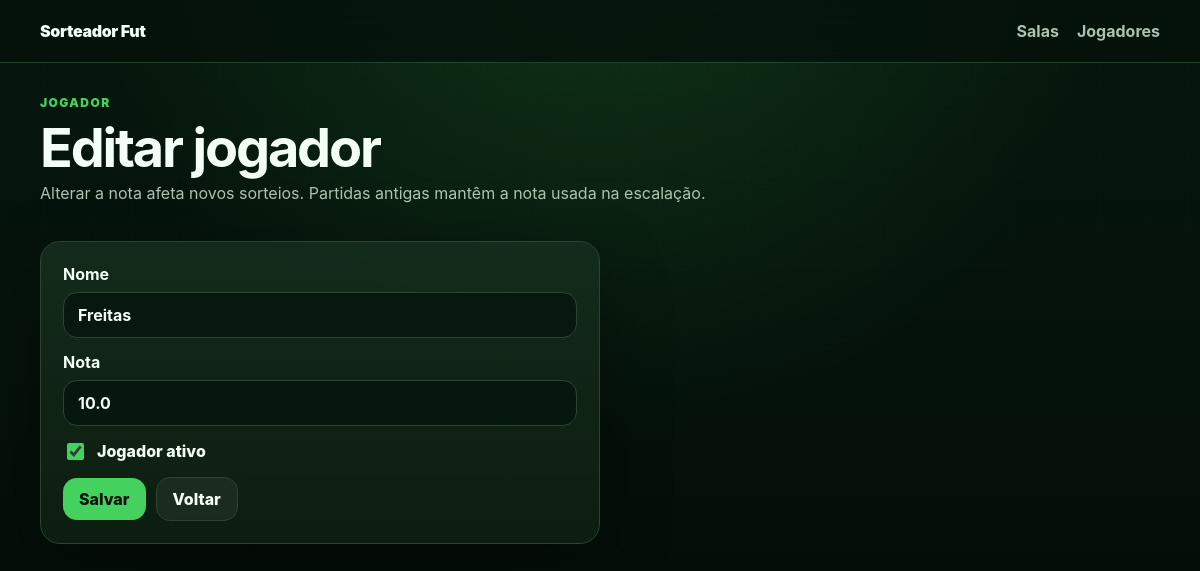
Page /players/2/edit on the committed database.
### app.py (models this page shows)
class Player(db.Model):
    id = db.Column(db.Integer, primary_key=True)
    room_id = db.Column(db.Integer, db.ForeignKey("room.id"), nullable=True, index=True)
    name = db.Column(db.String(120), nullable=False)
    rating = db.Column(db.Float, nullable=False)
    active = db.Column(db.Boolean, default=True, nullable=False)
    created_at = db.Column(db.DateTime, default=lambda: utcnow_naive(), nullable=False)
    room = db.relationship("Room", back_populates="players")

### app.py (the view, shortened to what this page needs)
@app.route("/players/<int:player_id>/edit", methods=["GET", "POST"])
def edit_player(player_id: int):
    player = Player.query.get_or_404(player_id)
    fallback = url_for("players")
    next_url = safe_next_url(request.args.get("next") or request.form.get("next"), fallback)
    return render_template("edit_player.html", player=player, next_url=next_url)

### app.py (called while the page is built)
def safe_next_url(value: str | None, fallback: str) -> str:
    if value and value.startswith("/") and not value.startswith("//"):
        return value
    return fallback

### templates/edit_player.html (shortened to what this page needs)
{% extends "layout.html" %}
{% block content %}
<section class="page-header">
  <div>
    <span class="eyebrow">Jogador</span>
    <h1>Editar jogador</h1>
    <p>Alterar a nota afeta novos sorteios. Partidas antigas mantêm a nota usada na escalação.</p>
  </div>
</section>
<section class="card narrow">
  <form method="post" class="stack-form">
    <label>
      Nome
      <input type="text" name="name" value="{{ player.name }}" required>
    </label>
    <label>
      Nota
      <input type="number" name="rating" min="0" max="10" step="0.1" value="{{ player.rating }}" required>
    </label>
    <label class="checkbox-line">
      <input type="checkbox" name="active" {% if player.active %}checked{% endif %}>
      Jogador ativo
    </label>
    <div class="actions">
      <button type="submit">Salvar</button>
      <a href="{{ next_url }}" class="button secondary">Voltar</a>
    </div>
  </form>
</section>
{% endblock %}

### static/style.css (style rules this page uses)
:root { --bg: #05120a; --bg-2: #071b0f; --panel: #102517; --panel-2: #152d1d; --panel-3: #1b3623; --text: #f3fff5; --muted: #acc3ae; --muted-2: #78937e; --border: #294532; --border-strong: #386342; --primary: #45d15d; --primary-hover: #38bf50; --primary-text: #05120a; --danger: #ef4444; --danger-hover: #dc2626; --warning: #f5c84b; --success-bg: rgba(69, 209, 93, 0.16); --success-text: #a8f6b5; --error-bg: rgba(239, 68, 68, 0.16); --error-text: #ffc3c3; --scheduled-bg: rgba(96, 165, 250, 0.14); --scheduled-text: #bfdbfe; --progress-bg: rgba(245, 200, 75, 0.16); --progress-text: #fde68a; --finished-bg: rgba(148, 163, 184, 0.16); --finished-text: #d1d5db; --shadow: 0 22px 70px rgba(0, 0, 0, 0.32); }
* { box-sizing: border-box; }
html { min-height: 100%; background: var(--bg); }
body { min-height: 100vh; margin: 0; color: var(--text); font-family: Inter, ui-sans-serif, system-ui, -apple-system, BlinkMacSystemFont, "Segoe UI", Arial, sans-serif; background: radial-gradient(circle at 50% -10%, rgba(69, 209, 93, 0.16), transparent 32rem), linear-gradient(180deg, #06170c 0%, var(--bg) 44%, #030a06 100%); }
body::before { content: ""; position: fixed; inset: 0; pointer-events: none; background-image: linear-gradient(rgba(255, 255, 255, 0.025) 1px, transparent 1px), linear-gradient(90deg, rgba(255, 255, 255, 0.025) 1px, transparent 1px); background-size: 44px 44px; mask-image: linear-gradient(to bottom, rgba(0, 0, 0, 0.48), transparent 70%); }
button, input, select, textarea { font: inherit; }
button, .button { display: inline-flex; align-items: center; justify-content: center; gap: 8px; min-height: 42px; padding: 11px 16px; border: 0; border-radius: 14px; background: var(--primary); color: var(--primary-text); font-weight: 800; cursor: pointer; text-decoration: none; transition: transform 0.14s ease, background 0.14s ease, border-color 0.14s ease, opacity 0.14s ease; }
button.secondary, .button.secondary { color: var(--text); background: rgba(255, 255, 255, 0.055); border: 1px solid var(--border); }
input, select { width: 100%; min-height: 42px; padding: 12px 14px; border: 1px solid var(--border); border-radius: 14px; color: var(--text); background: rgba(4, 20, 10, 0.72); outline: none; }
input::placeholder { color: #9eb29f; }
label { display: grid; gap: 8px; color: var(--text); font-weight: 750; }
h1, h2, h3, p { margin-top: 0; }
h1 { margin-bottom: 8px; font-size: clamp(30px, 5vw, 54px); line-height: 0.95; letter-spacing: -0.04em; }
p, small, .label-row span { color: var(--muted); }
p { line-height: 1.6; }
.card { margin-bottom: 18px; padding: 22px; border: 1px solid var(--border); border-radius: 20px; background: linear-gradient(180deg, rgba(21, 45, 29, 0.92), rgba(13, 31, 18, 0.92)); box-shadow: var(--shadow); }
.narrow { max-width: 560px; }
.eyebrow { display: inline-flex; margin-bottom: 12px; color: var(--primary); font-size: 12px; font-weight: 900; letter-spacing: 0.12em; text-transform: uppercase; }
.page-header { display: flex; justify-content: space-between; gap: 24px; align-items: flex-start; margin-bottom: 18px; }
.page-header p { max-width: 720px; }
.stack-form { display: grid; gap: 14px; }
.icon-actions, .actions, .actions-panel { display: flex; align-items: center; gap: 10px; flex-wrap: wrap; }
.checkbox-line { display: flex; align-items: center; gap: 10px; font-weight: 800; }
.checkbox-line input { width: 17px; min-height: 17px; accent-color: var(--primary); }

### rows in the picture
Player: name "Freitas", rating "10.0", active "☑"
